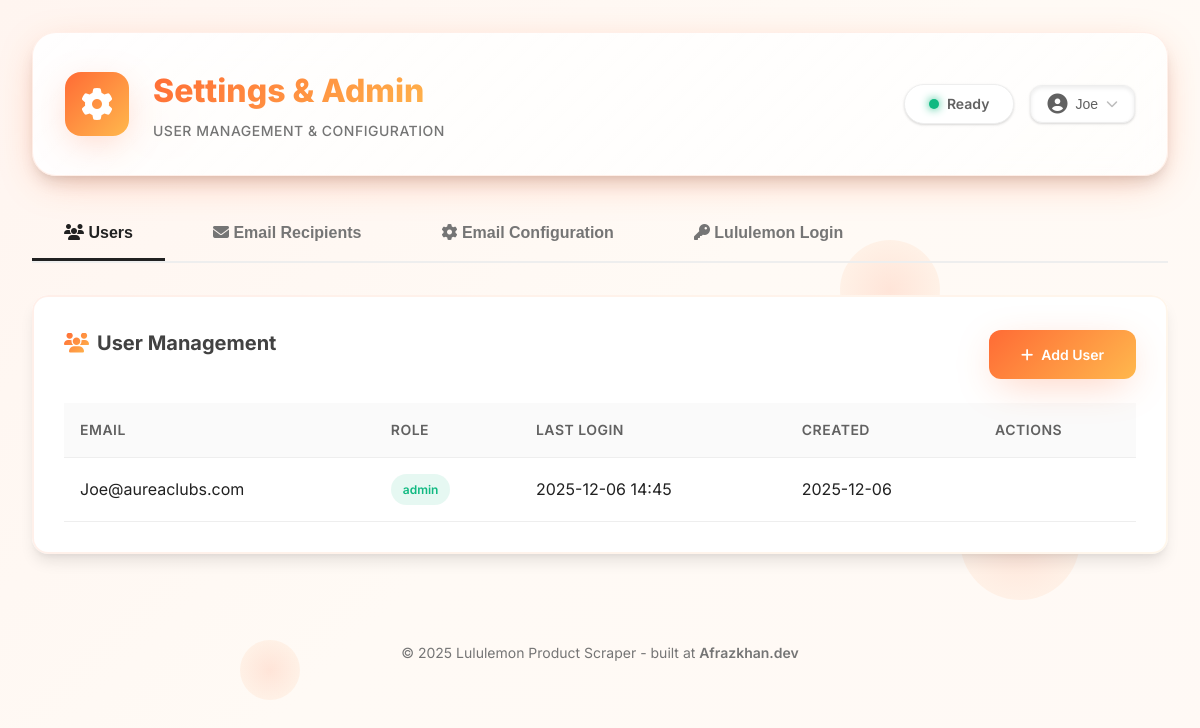
The app's page /settings (signed in) with its own data.
### database.py (models this page shows, shortened)
class User(UserMixin, db.Model):
    __tablename__ = 'users'
    id = db.Column(db.Integer, primary_key=True)
    email = db.Column(db.String(120), unique=True, nullable=False, index=True)
    password_hash = db.Column(db.String(255), nullable=False)
    role = db.Column(db.String(20), nullable=False, default='user')  # 'admin' or 'user'
    is_active = db.Column(db.Boolean, default=True)
    created_at = db.Column(db.DateTime, default=datetime.now)
    last_login = db.Column(db.DateTime)
    reset_token = db.Column(db.String(100), nullable=True)
    reset_token_expires = db.Column(db.DateTime, nullable=True)
    scraping_history = db.relationship('ScrapingHistory', backref='user', lazy='dynamic')
    email_recipients = db.relationship('EmailRecipient', backref='added_by_user', lazy='dynamic')

### app.py (the view)
@app.route('/settings')
@login_required
def settings():
    if current_user.role != 'admin':
        flash('Access denied. Admin privileges required.', 'error')
        return redirect(url_for('index'))
    users = User.query.all()
    email_recipients = EmailRecipient.query.filter_by(is_active=True).all()
    schedules = Schedule.query.all()
    return render_template('settings.html',
                         users=users,
                         recipients=email_recipients,
                         schedules=schedules,
                         user=current_user)

### app.py (called while the page is built)
@login_manager.user_loader
def load_user(user_id):
    return User.query.get(int(user_id))

### templates/settings.html (shortened to what this page needs)
<!DOCTYPE html>
<html lang="en">
<head>
    <link rel="stylesheet" href="https://cdnjs.cloudflare.com/ajax/libs/font-awesome/6.5.1/css/all.min.css">
    <link rel="stylesheet" href="{{ url_for('static', filename='css/style.css') }}">
</head>
<body>
    <div class="particles-bg">
        <div class="particle"></div>
        <div class="particle"></div>
        <div class="particle"></div>
    </div>
    <div class="container">
        <header class="header">
            <div class="logo-section">
                <div class="logo-icon">
                    <i class="fas fa-cog"></i>
                </div>
                <div class="logo-text">
                    <h1>Settings & Admin</h1>
                    <p class="subtitle">User Management & Configuration</p>
                </div>
            </div>
            <div class="header-actions">
                <div class="status-indicator">
                    <span class="status-dot"></span>
                    <span class="status-text">Ready</span>
                </div>
                <div class="user-menu-wrapper">
                    <button class="user-menu-button" id="userMenuButton">
                        <i class="fas fa-user-circle"></i>
                        <span id="userEmailShort">{{ user.email.split('@')[0] }}</span>
                        <i class="fas fa-chevron-down"></i>
                    </button>
                </div>
            </div>
        </header>
        <main class="main-content">
            <div class="tabs">
                <button class="tab-btn active" onclick="switchTab('users')">
                    <i class="fas fa-users"></i> Users
                </button>
                <button class="tab-btn" onclick="switchTab('recipients')">
                    <i class="fas fa-envelope"></i> Email Recipients
                </button>
                <button class="tab-btn" onclick="switchTab('email-config')">
                    <i class="fas fa-cog"></i> Email Configuration
                </button>
                <button class="tab-btn" onclick="switchTab('lululemon-creds')">
                    <i class="fas fa-key"></i> Lululemon Login
                </button>
            </div>
            <div class="tab-content active" id="users-tab">
                <div class="settings-section">
                    <div style="display: flex; justify-content: space-between; align-items: center; margin-bottom: 20px;">
                        <h3><i class="fas fa-users"></i> User Management</h3>
                        <button class="btn btn-primary" onclick="openAddUserModal()">
                            <i class="fas fa-plus"></i> Add User
                        </button>
                    </div>
                    <table id="users-table">
                        <thead>
                            <tr>
                                <th>Email</th>
                                <th>Role</th>
                                <th>Last Login</th>
                                <th>Created</th>
                                <th>Actions</th>
                            </tr>
                        </thead>
                        <tbody>
                            {% for u in users %}
                            <tr>
                                <td>{{ u.email }}</td>
                                <td>
                                    <span class="status-badge {% if u.role == 'admin' %}status-active{% else %}status-inactive{% endif %}">
                                        {{ u.role }}
                                    </span>
                                </td>
                                <td>{{ u.last_login.strftime('%Y-%m-%d %H:%M') if u.last_login else 'Never' }}</td>
                                <td>{{ u.created_at.strftime('%Y-%m-%d') if u.created_at else 'N/A' }}</td>
                                <td>
                                </td>
                            </tr>
                            {% endfor %}
                        </tbody>
                    </table>
                </div>
            </div>
        </main>
    </div>
    <footer class="footer">
        <p>&copy; 2025 Lululemon Product Scraper - built at <a href="https://afrazkhan.dev" target="_blank" style="color: var(--primary); text-decoration: none; font-weight: 600;">Afrazkhan.dev</a></p>
    </footer>
</body>
</html>

### templates/settings.html (style rules this page uses)
.tabs { display: flex; gap: var(--spacing-md); margin-bottom: var(--spacing-xl); border-bottom: 2px solid var(--gray-200); }
.tab-btn { padding: var(--spacing-md) var(--spacing-xl); background: none; border: none; border-bottom: 3px solid transparent; cursor: pointer; font-size: 1rem; font-weight: 600; color: var(--gray-600); transition: all var(--transition-base); }
.tab-btn.active { color: var(--primary); border-bottom-color: var(--primary); }
.tab-content { display: none; }
.tab-content.active { display: block; }
.settings-section { background: var(--white); border-radius: var(--radius-xl); padding: var(--spacing-xl); margin-bottom: var(--spacing-lg); box-shadow: var(--shadow-lg); position: relative; }
.settings-section::before { content: ''; position: absolute; inset: 0; border-radius: var(--radius-xl); padding: 2px; background: var(--gradient-primary); -webkit-mask: linear-gradient(#fff 0 0) content-box, linear-gradient(#fff 0 0); mask: linear-gradient(#fff 0 0) content-box, linear-gradient(#fff 0 0); -webkit-mask-composite: xor; mask-composite: exclude; opacity: 0.1; }
.settings-section h3 { margin-top: 0; margin-bottom: var(--spacing-lg); color: var(--gray-800); display: flex; align-items: center; gap: var(--spacing-sm); font-size: 1.25rem; }
.settings-section h3 i { background: var(--gradient-primary); -webkit-background-clip: text; -webkit-text-fill-color: transparent; background-clip: text; }
table { width: 100%; border-collapse: collapse; }
th, td { padding: var(--spacing-md); text-align: left; border-bottom: 1px solid var(--gray-200); }
th { background: var(--gray-50); font-weight: 600; color: var(--gray-700); font-size: 0.875rem; text-transform: uppercase; letter-spacing: 0.5px; }
tbody tr { transition: all var(--transition-base); }
.status-badge { padding: 6px 12px; border-radius: var(--radius-full); font-size: 0.75rem; font-weight: 600; display: inline-flex; align-items: center; gap: 6px; }
.status-active { background: rgba(16, 185, 129, 0.1); color: var(--success); }

### records on screen
User: email "Joe", email "Joe@aureaclubs.com", role "admin", last_login "2025-12-06 14:45", created_at "2025-12-06"
